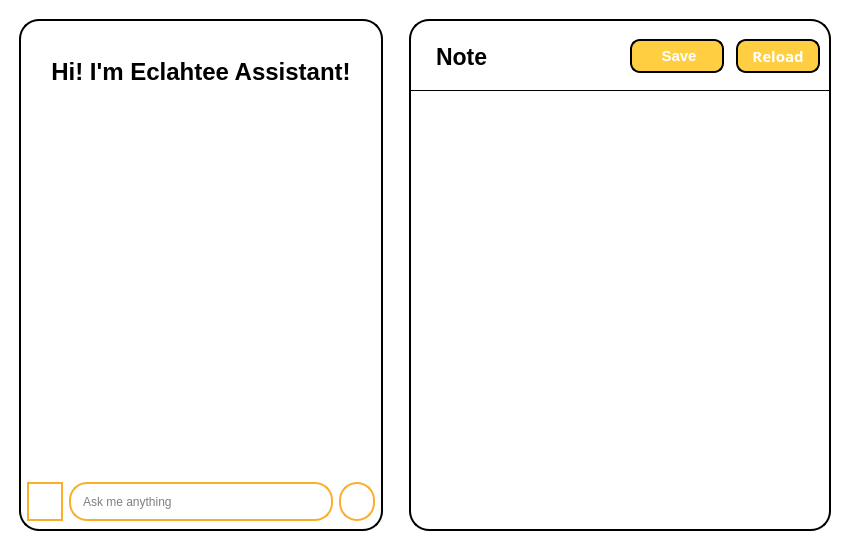
<?xml version="1.0" encoding="UTF-8"?>
<ui version="4.0">
 <class>MainWindow</class>
 <widget class="QMainWindow" name="MainWindow">
  <property name="geometry">
   <rect>
    <x>0</x>
    <y>0</y>
    <width>850</width>
    <height>550</height>
   </rect>
  </property>
  <property name="minimumSize">
   <size>
    <width>850</width>
    <height>550</height>
   </size>
  </property>
  <property name="windowTitle">
   <string>MainWindow</string>
  </property>
  <property name="styleSheet">
   <string notr="true">padding: 0px;
border: 0px;
background-color: white;</string>
  </property>
  <widget class="QWidget" name="centralwidget">
   <layout class="QHBoxLayout" name="horizontalLayout">
    <item>
     <widget class="QWidget" name="widget_3" native="true">
      <property name="styleSheet">
       <string notr="true">border: 2px solid black;
border-radius: 20px;
max-width: 360px;
margin: 10px;</string>
      </property>
      <layout class="QVBoxLayout" name="verticalLayout_3">
       <item>
        <widget class="QTextBrowser" name="textBrowser">
         <property name="styleSheet">
          <string notr="true">background-color: white;
color: black;
border: 0px;</string>
         </property>
         <property name="verticalScrollBarPolicy">
          <enum>Qt::ScrollBarAlwaysOff</enum>
         </property>
         <property name="horizontalScrollBarPolicy">
          <enum>Qt::ScrollBarAlwaysOff</enum>
         </property>
         <property name="html">
          <string>&lt;!DOCTYPE HTML PUBLIC &quot;-//W3C//DTD HTML 4.0//EN&quot; &quot;http://www.w3.org/TR/REC-html40/strict.dtd&quot;&gt;
&lt;html&gt;&lt;head&gt;&lt;meta name=&quot;qrichtext&quot; content=&quot;1&quot; /&gt;&lt;meta charset=&quot;utf-8&quot; /&gt;&lt;style type=&quot;text/css&quot;&gt;
p, li { white-space: pre-wrap; }
hr { height: 1px; border-width: 0; }
li.unchecked::marker { content: &quot;\2610&quot;; }
li.checked::marker { content: &quot;\2612&quot;; }
&lt;/style&gt;&lt;/head&gt;&lt;body style=&quot; font-family:'Sans Serif'; font-size:9pt; font-weight:400; font-style:normal;&quot;&gt;
&lt;p align=&quot;center&quot; style=&quot;-qt-paragraph-type:empty; margin-top:0px; margin-bottom:0px; margin-left:0px; margin-right:0px; -qt-block-indent:0; text-indent:0px; font-family:'MS Shell Dlg 2'; font-size:8.25pt;&quot;&gt;&lt;br /&gt;&lt;/p&gt;
&lt;p align=&quot;center&quot; style=&quot;-qt-paragraph-type:empty; margin-top:0px; margin-bottom:0px; margin-left:0px; margin-right:0px; -qt-block-indent:0; text-indent:0px; font-family:'MS Shell Dlg 2'; font-size:8.25pt;&quot;&gt;&lt;br /&gt;&lt;/p&gt;
&lt;p align=&quot;center&quot; style=&quot; margin-top:0px; margin-bottom:0px; margin-left:0px; margin-right:0px; -qt-block-indent:0; text-indent:0px;&quot;&gt;&lt;span style=&quot; font-family:'Segoe UI'; font-size:18pt; font-weight:600;&quot;&gt;Hi! I'm Eclahtee Assistant!&lt;/span&gt;&lt;/p&gt;&lt;/body&gt;&lt;/html&gt;</string>
         </property>
        </widget>
       </item>
       <item>
        <widget class="QWidget" name="widget_5" native="true">
         <property name="styleSheet">
          <string notr="true">background-color: white;
color: black;
max-height: 50px;
min-height: 50px;
border: 0px;
margin: 5px;</string>
         </property>
         <layout class="QHBoxLayout" name="horizontalLayout_2">
          <item>
           <widget class="QPushButton" name="pushButton_2">
            <property name="styleSheet">
             <string notr="true">QPushButton{
	background-color: white;
	border: 2px solid #faae2b;
	max-height: 35px;
	min-height: 35px;
	border-radius: 19px;
	margin: 0px;
}

QPushButton:hover{
	background-color: white;
	border: 3px solid #faae2b;
	max-height: 35px;
	min-height: 35px;
	border-radius: 19px;
	margin: 0px;
}

QPushButton:pressed{
	background-color: rgb(235, 235, 235);
	border: 3px solid #faae2b;
	max-height: 35px;
	min-height: 35px;
	border-radius: 19px;
	margin: 0px;
}</string>
            </property>
            <property name="text">
             <string/>
            </property>
            <property name="icon">
             <iconset>
              <normaloff>../Image/new_chat.png</normaloff>../Image/new_chat.png</iconset>
            </property>
            <property name="iconSize">
             <size>
              <width>32</width>
              <height>32</height>
             </size>
            </property>
           </widget>
          </item>
          <item>
           <widget class="QLineEdit" name="lineEdit">
            <property name="styleSheet">
             <string notr="true">QLineEdit{
	background-color: white;
	border: 2px solid #faae2b;
	max-height: 35px;
	min-height: 35px;
	border-radius: 18px;
	padding-left: 10px;
	margin: 0px;
}

QLineEdit:hover{
	background-color: white;
	border: 3px solid #faae2b;
	max-height: 35px;
	min-height: 35px;
	border-radius: 18px;
	padding-left: 10px;
	margin: 0px;
}

QLineEdit:pressed{
	background-color: rgb(235, 235, 235);
	border: 3px solid #faae2b;
	max-height: 35px;
	min-height: 35px;
	border-radius: 18px;
	padding-left: 10px;
	margin: 0px;
}</string>
            </property>
            <property name="placeholderText">
             <string>Ask me anything</string>
            </property>
           </widget>
          </item>
          <item>
           <widget class="QPushButton" name="pushButton">
            <property name="styleSheet">
             <string notr="true">QPushButton{
	background-color: white;
	border: 2px solid #faae2b;
	max-height: 35px;
	min-height: 35px;
	border-radius: 18px;
	margin: 0px;
}

QPushButton:hover{
	background-color: white;
	border: 3px solid #faae2b;
	max-height: 35px;
	min-height: 35px;
	border-radius: 18px;
	margin: 0px;
}

QPushButton:pressed{
	background-color: rgb(235, 235, 235);
	border: 3px solid #faae2b;
	max-height: 35px;
	min-height: 35px;
	border-radius: 18px;
	margin: 0px;
}</string>
            </property>
            <property name="text">
             <string/>
            </property>
            <property name="icon">
             <iconset>
              <normaloff>../Image/send.png</normaloff>../Image/send.png</iconset>
            </property>
            <property name="iconSize">
             <size>
              <width>32</width>
              <height>32</height>
             </size>
            </property>
           </widget>
          </item>
         </layout>
        </widget>
       </item>
      </layout>
     </widget>
    </item>
    <item>
     <widget class="QWidget" name="widget_2" native="true">
      <property name="styleSheet">
       <string notr="true">background-color: white;
color: black;
border-radius: 20px;
border: 2px solid black;
margin: 10px;</string>
      </property>
      <layout class="QVBoxLayout" name="verticalLayout_2">
       <item>
        <widget class="QWidget" name="widget" native="true">
         <property name="styleSheet">
          <string notr="true">background-color: transparent;
border: 0px;
border-radius: 0px;
margin: 3px;
border-bottom: 1px solid black;</string>
         </property>
         <layout class="QHBoxLayout" name="horizontalLayout_3">
          <item>
           <widget class="QLabel" name="label">
            <property name="font">
             <font>
              <family>Segoe UI</family>
              <pointsize>17</pointsize>
              <bold>true</bold>
             </font>
            </property>
            <property name="styleSheet">
             <string notr="true">max-height: 50px;
min-height: 50px;
border: 0px;
border-radius: 0px;
padding-left: 10px;
padding-right: 10px;
margin: 3px;
margin-top: 5px;
background-color: transparent;</string>
            </property>
            <property name="text">
             <string>Note</string>
            </property>
            <property name="alignment">
             <set>Qt::AlignLeading|Qt::AlignLeft|Qt::AlignVCenter</set>
            </property>
           </widget>
          </item>
          <item>
           <widget class="QPushButton" name="pushButton_6">
            <property name="font">
             <font>
              <family>Segoe UI</family>
              <pointsize>11</pointsize>
              <bold>true</bold>
             </font>
            </property>
            <property name="styleSheet">
             <string notr="true">QPushButton{
	border: 2px solid black;
	height: 30px;
	border-radius: 10px;
	background-color: #FFCE41;
	color: white;
	max-width: 90px;
}

QPushButton::hover{
	border: 3px solid black;
	height: 30px;
	border-radius: 10px;
	background-color: #FFCE41;
	max-width: 90px;
}

QPushButton::pressed{
	border: 3px solid black;
	height: 30px;
	border-radius: 10px;
	background-color: rgb(234, 188, 59);
	max-width: 90px;
}</string>
            </property>
            <property name="text">
             <string> Save</string>
            </property>
            <property name="icon">
             <iconset>
              <normaloff>../Image/save.png</normaloff>../Image/save.png</iconset>
            </property>
            <property name="iconSize">
             <size>
              <width>20</width>
              <height>20</height>
             </size>
            </property>
           </widget>
          </item>
          <item>
           <widget class="QPushButton" name="pushButton_3">
            <property name="font">
             <font>
              <family>Sans Serif</family>
              <pointsize>11</pointsize>
              <bold>true</bold>
             </font>
            </property>
            <property name="styleSheet">
             <string notr="true">QPushButton{
	border: 2px solid black;
	height: 30px;
	border-radius: 10px;
	background-color: #FFCE41;
	color: white;
	max-width: 80px;
}

QPushButton::hover{
	border: 3px solid black;
	height: 30px;
	border-radius: 10px;
	background-color: #FFCE41;
	max-width: 80px;
}

QPushButton::pressed{
	border: 3px solid black;
	height: 30px;
	border-radius: 10px;
	background-color: rgb(234, 188, 59);
	max-width: 80px;
}</string>
            </property>
            <property name="text">
             <string>Reload</string>
            </property>
           </widget>
          </item>
         </layout>
        </widget>
       </item>
       <item>
        <widget class="QTextEdit" name="textEdit">
         <property name="styleSheet">
          <string notr="true">padding: 0px;
border: 0px solid black;
margin: 10px;
margin-top: 0px;</string>
         </property>
         <property name="html">
          <string>&lt;!DOCTYPE HTML PUBLIC &quot;-//W3C//DTD HTML 4.0//EN&quot; &quot;http://www.w3.org/TR/REC-html40/strict.dtd&quot;&gt;
&lt;html&gt;&lt;head&gt;&lt;meta name=&quot;qrichtext&quot; content=&quot;1&quot; /&gt;&lt;meta charset=&quot;utf-8&quot; /&gt;&lt;style type=&quot;text/css&quot;&gt;
p, li { white-space: pre-wrap; }
hr { height: 1px; border-width: 0; }
li.unchecked::marker { content: &quot;\2610&quot;; }
li.checked::marker { content: &quot;\2612&quot;; }
&lt;/style&gt;&lt;/head&gt;&lt;body style=&quot; font-family:'Sans Serif'; font-size:9pt; font-weight:400; font-style:normal;&quot;&gt;
&lt;p style=&quot;-qt-paragraph-type:empty; margin-top:0px; margin-bottom:0px; margin-left:0px; margin-right:0px; -qt-block-indent:0; text-indent:0px; font-family:'MS Shell Dlg 2'; font-size:8.25pt;&quot;&gt;&lt;br /&gt;&lt;/p&gt;&lt;/body&gt;&lt;/html&gt;</string>
         </property>
         <property name="placeholderText">
          <string/>
         </property>
        </widget>
       </item>
      </layout>
     </widget>
    </item>
   </layout>
  </widget>
 </widget>
 <resources/>
 <connections/>
</ui>
